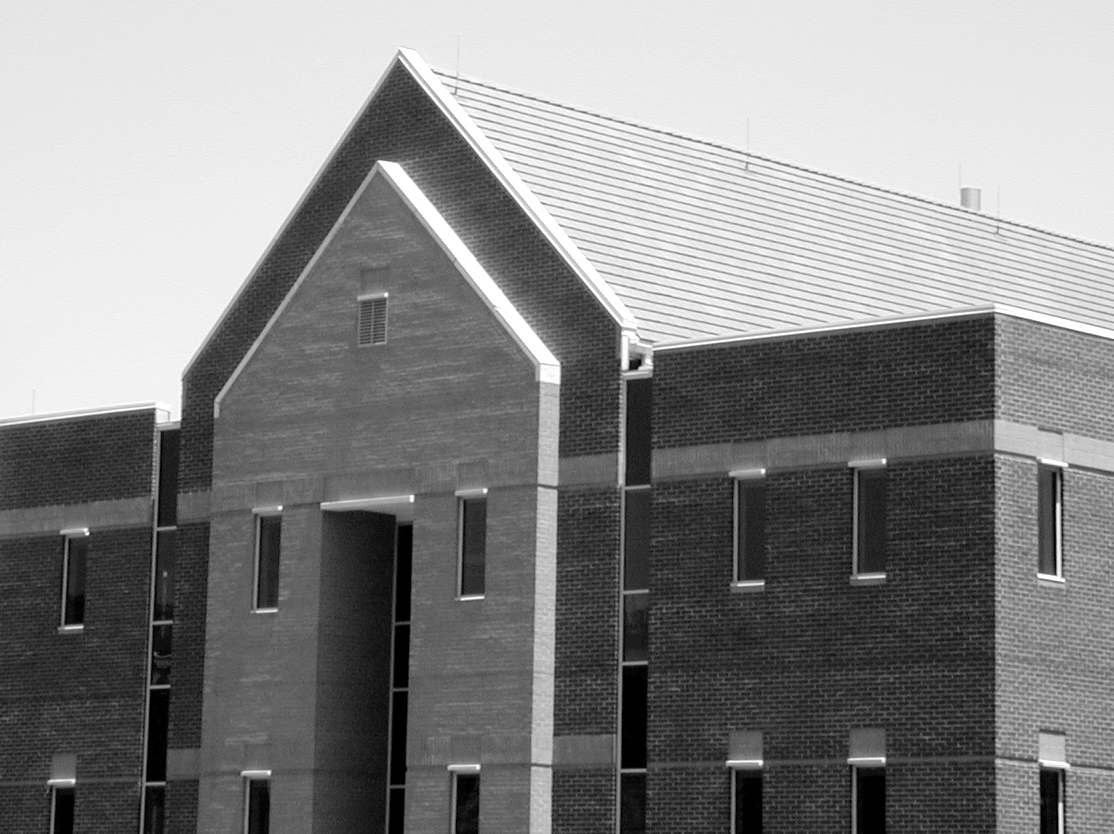
#> input picture Yr4/Sem2/CG/VCPI/Aulas/Aula3/Images/Building.png, 1114 x 834 px, found by its file name
$ jupyter execute ImageSegmentation.ipynb   (older library calls are emulated)
#> lines starting #> are read from the running program, lines starting #| are printed output that depends on the picture; after the words box and inside, x2 and y2 are one past the last pixel; in counts of white or black regions, pixels touching at a corner belong together
# Image Segmentation with OpenCV

[cell 1]
import cv2
# to install cv2 use: pip install opencv-python
import math
import matplotlib.pyplot as plt
import numpy as np

## Contents

* Fundamental Edge Detection
* Canny Algorithm
* Hough Transform
* Thresholding

### Fundamental Edge Detection

[cell 2]
fname = 'Images/building.png'
img = cv2.imread(fname,cv2.IMREAD_GRAYSCALE)
#> img is the input picture: shape (834, 1114); min 0, max 255, mean 133.3
W,H=img.shape
#> W = 834; H = 1114
print(img.shape)
#| (834, 1114)
ratio=H/W
#> ratio = 1.34
fig = plt.figure(figsize=(8,8*ratio))
plt.imshow(img, cmap='gray')

[cell 3]
# Sobel operators

sobelx = cv2.Sobel(img,cv2.CV_64F,1,0,ksize=5)
sobely = cv2.Sobel(img,cv2.CV_64F,0,1,ksize=5)

sobel_mag = np.sqrt(np.power(sobelx,2)+np.power(sobely,2))

fig = plt.figure(figsize=(10,8))
plt.subplot(2,2,1),plt.imshow(img,cmap = 'gray')
plt.title('Original'), plt.xticks([]), plt.yticks([])
plt.subplot(2,2,2),plt.imshow(sobel_mag,cmap = 'gray')
plt.title('Sobel: Magnitude'), plt.xticks([]), plt.yticks([])
plt.subplot(2,2,3),plt.imshow(np.abs(sobelx),cmap = 'gray')
plt.title('Sobel X: Absolute'), plt.xticks([]), plt.yticks([])
plt.subplot(2,2,4),plt.imshow(np.abs(sobely),cmap = 'gray')
plt.title('Sobel Y: Absolute'), plt.xticks([]), plt.yticks([])

[cell 4]
# Sobel operators on smoothed Image

img_smooth = cv2.GaussianBlur (img, (9,9), 0)
sobelx = cv2.Sobel(img_smooth,cv2.CV_64F,1,0,ksize=5)
sobely = cv2.Sobel(img_smooth,cv2.CV_64F,0,1,ksize=5)

sobel_mag = np.sqrt(np.power(sobelx,2)+np.power(sobely,2))

fig = plt.figure(figsize=(10,8))
plt.subplot(2,2,1),plt.imshow(img_smooth,cmap = 'gray')
plt.title('Smoothed Image'), plt.xticks([]), plt.yticks([])
plt.subplot(2,2,2),plt.imshow(sobel_mag,cmap = 'gray')
plt.title('Sobel: Magnitude'), plt.xticks([]), plt.yticks([])
plt.subplot(2,2,3),plt.imshow(np.abs(sobelx),cmap = 'gray')
plt.title('Sobel X: Absolute'), plt.xticks([]), plt.yticks([])
plt.subplot(2,2,4),plt.imshow(np.abs(sobely),cmap = 'gray')
plt.title('Sobel Y: Absolute'), plt.xticks([]), plt.yticks([])

[cell 5]
# Thresholding the gradient
ret,thresh1 = cv2.threshold(sobel_mag,755,255,cv2.THRESH_BINARY)
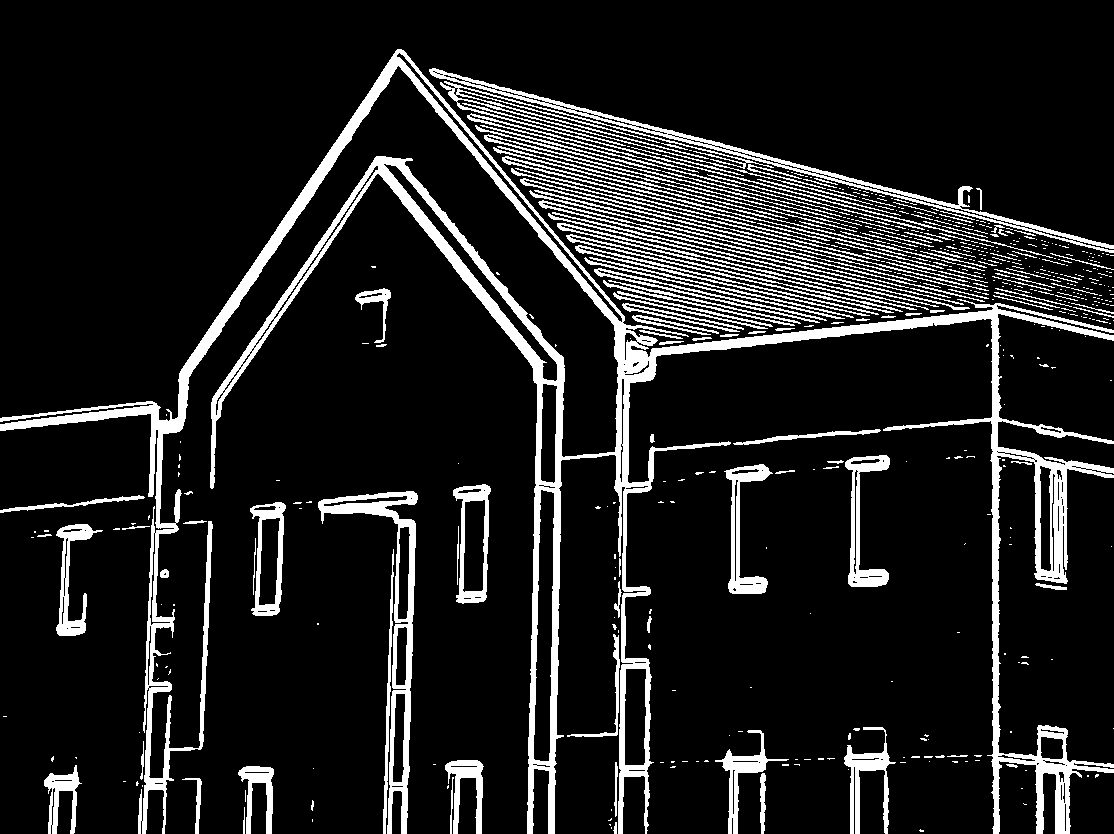
#> thresh1: shape (834, 1114) float64; 12.4% white; 579 white regions (425 under 20 px), largest, box (x1, y1, x2, y2) and area: (0, 49, 1114, 834) 53147, (318, 491, 418, 834) 4947, (429, 68, 1114, 253) 4756
plt.imshow(thresh1,cmap = 'gray')
plt.title('Sobel : Magnitude Thresholded'), plt.xticks([]), plt.yticks([])

[cell 6]
# A more difficult image
fname = 'Images/HeadCT.png'
img = cv2.imread(fname,cv2.IMREAD_GRAYSCALE)
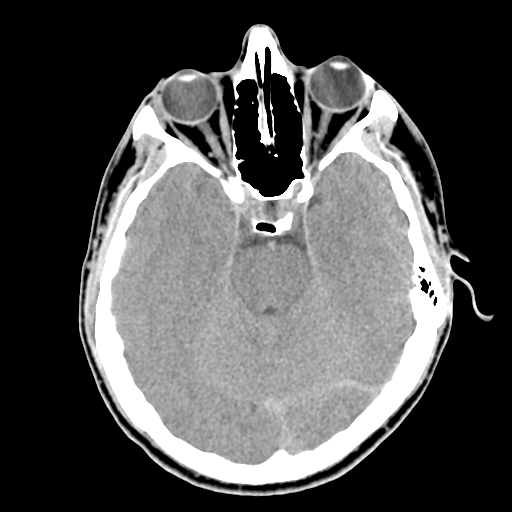
#> input picture Yr4/Sem2/CG/VCPI/Aulas/Aula3/Images/HeadCT.png, 512 x 512 px
#> img is the input picture: shape (512, 512); min 0, max 255, mean 80.4
# Sobel operators on smoothed Image

img_smooth = cv2.GaussianBlur (img, (7,7), 0)
#> img_smooth: shape (512, 512)
sobelx = cv2.Sobel(img_smooth,cv2.CV_64F,1,0,ksize=5)
#> sobelx: shape (512, 512) float64
sobely = cv2.Sobel(img_smooth,cv2.CV_64F,0,1,ksize=5)
#> sobely: shape (512, 512) float64

sobel_mag = np.sqrt(np.power(sobelx,2)+np.power(sobely,2))
#> sobel_mag: shape (512, 512) float64

fig = plt.figure(figsize=(10,8))
plt.subplot(2,2,1),plt.imshow(img_smooth,cmap = 'gray')
plt.title('Smoothed Image'), plt.xticks([]), plt.yticks([])
plt.subplot(2,2,2),plt.imshow(sobel_mag,cmap = 'gray')
plt.title('Sobel: Magnitude'), plt.xticks([]), plt.yticks([])
plt.subplot(2,2,3),plt.imshow(np.abs(sobelx),cmap = 'gray')
plt.title('Sobel X: Absolute'), plt.xticks([]), plt.yticks([])
plt.subplot(2,2,4),plt.imshow(np.abs(sobely),cmap = 'gray')
plt.title('Sobel Y: Absolute'), plt.xticks([]), plt.yticks([])

### Canny Algorithm

[cell 7]
edges = cv2.Canny(img,100,200)
#> edges: shape (512, 512); 4.4% white in thin lines or dots, all inside (x1, y1, x2, y2) = (78, 24, 494, 496)

fig = plt.figure(figsize=(24,8))
plt.subplot(1,3,1),plt.imshow(img,cmap = 'gray')
plt.title('Original'), plt.xticks([]), plt.yticks([])
plt.subplot(1,3,2),plt.imshow(sobel_mag,cmap = 'gray')
plt.title('Sobel: Magnitude'), plt.xticks([]), plt.yticks([])
plt.subplot(1,3,3),plt.imshow(edges,cmap = 'gray')
plt.title('Canny'), plt.xticks([]), plt.yticks([])

### Hough Transform

[cell 8]
fname = 'Images/airport.png'
img = cv2.imread(fname,cv2.IMREAD_GRAYSCALE)
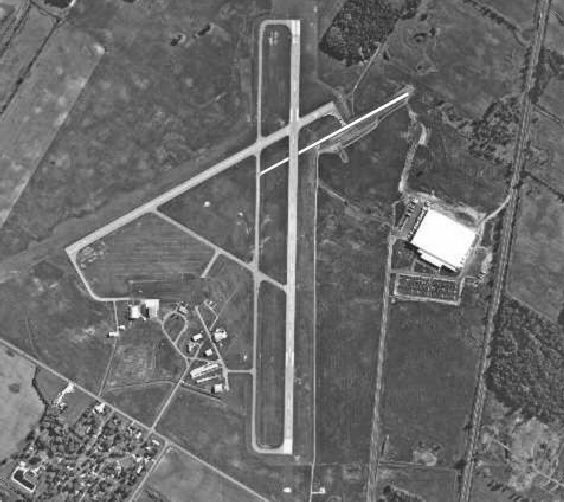
#> input picture Yr4/Sem2/CG/VCPI/Aulas/Aula3/Images/Airport.png, 564 x 502 px, found by its file name
#> img is the input picture: shape (502, 564); min 19, max 255, mean 106.4

edges = cv2.Canny(img,100,200)
#> edges: shape (502, 564); 10.2% white in thin lines or dots
# HoughLines(image, rho_resolution, theta_resolution, how many pixels for a line)
lines = cv2.HoughLines(edges, 1, np.pi / 180, 200)
#> lines = [[313, 0], [248, 1.06], [540, 0.157], [315, 0], [259, 0.0175], [262, 0.0175], [290, 2.11], [300, 0.0175]]

# Draw the lines
img_dst = cv2.cvtColor(img, cv2.COLOR_GRAY2BGR)
if lines is not None:
    for i in range(0, len(lines)):
        rho = lines[i][0][0]
        theta = lines[i][0][1]
        a = math.cos(theta)
        b = math.sin(theta)
        x0 = a * rho
        y0 = b * rho
        pt1 = (int(x0 + 1000*(-b)), int(y0 + 1000*(a)))
        pt2 = (int(x0 - 1000*(-b)), int(y0 - 1000*(a)))
        cv2.line(img_dst, pt1, pt2, (255,0,0), 3, cv2.LINE_AA)
#> this loop made 8 passes
#> (rho, theta, a, b, x0, y0, pt1, pt2) on passes 1 to 8: (313, 0, 1, 0, 313, 0, (313, 1000), (313, -1000)), (248, 1.06, 0.485, 0.875, 120.2, 216.9, (-754, 701), (994, -267)), (540, 0.157, 0.988, 0.156, 533.4, 84.47, (376, 1072), (689, -903)), (315, 0, 1, 0, 315, 0, (315, 1000), (315, -1000)), (259, 0.0175, 1, 0.0175, 259, 4.52, (241, 1004), (276, -995)), (262, 0.0175, 1, 0.0175, 262, 4.57, (244, 1004), (279, -995)), (290, 2.11, -0.515, 0.857, -149.4, 248.6, (-1006, -266), (707, 763)), (300, 0.0175, 1, 0.0175, 300, 5.24, (282, 1005), (317, -994))
#> img_dst: shape (502, 564, 3); 7.87% of pixels changed, all inside (x1, y1, x2, y2) = (0, 0, 551, 502)

fig = plt.figure(figsize=(24,8))
plt.subplot(1,3,1),plt.imshow(img,cmap = 'gray')
plt.title('Original'), plt.xticks([]), plt.yticks([])
plt.subplot(1,3,2),plt.imshow(edges,cmap = 'gray')
plt.title('Canny edges'), plt.xticks([]), plt.yticks([])
plt.subplot(1,3,3),plt.imshow(img_dst,cmap = 'gray')
plt.title('Hough: detected lines'), plt.xticks([]), plt.yticks([])
#> figure, not shown here; B, G, R data is drawn as R, G, B

[cell 9]
fname = 'Images/microscope.png'
img = cv2.imread(fname,cv2.IMREAD_GRAYSCALE)
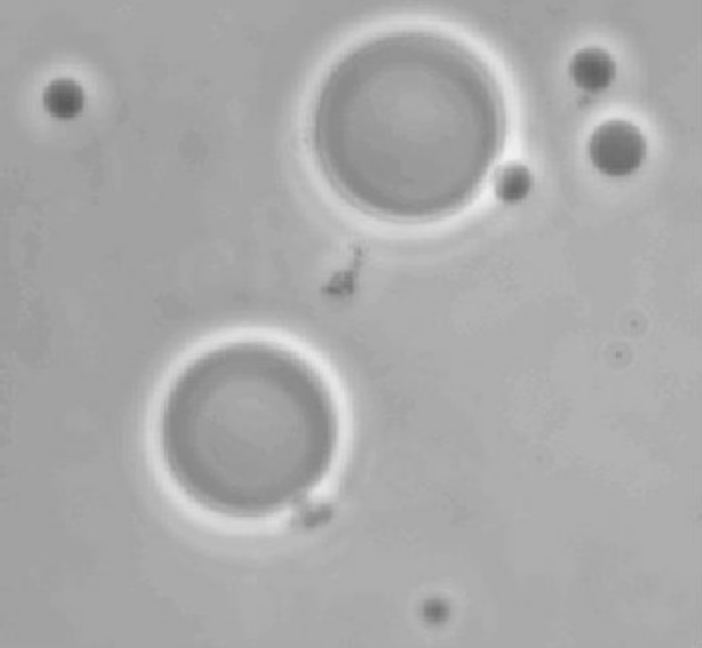
#> input picture Yr4/Sem2/CG/VCPI/Aulas/Aula3/Images/Microscope.png, 702 x 648 px, found by its file name
#> img is the input picture: shape (648, 702); min 90, max 241, mean 169.6
# HoughCircles(image, method, resolution, min distance between centers,
#              param1 : Canny upper threshold
#              param2 : how many pixels for a circle)
circles = cv2.HoughCircles(img, cv2.HOUGH_GRADIENT, 1, 30,
                               param1=75, param2=25,
                               minRadius=1, maxRadius=150)
#> circles = [[250.5, 429.5, 87.5], [409.5, 130.5, 94.9], [617.5, 149.5, 28], [62.5, 98.5, 20.4], [591.5, 68.5, 21], [511.5, 182.5, 17.4]]

# Draw the lines
img_dst = cv2.cvtColor(img, cv2.COLOR_GRAY2BGR)
if circles is not None:
    circles = np.uint16(np.around(circles))
#> circles = [[250, 430, 88], [410, 130, 95], [618, 150, 28], [62, 98, 20], [592, 68, 21], [512, 182, 17]]
    for i in circles[0, :]:
        center = (i[0], i[1])
        # circle center
        #cv.circle(img_dst, center, 1, (0, 100, 100), 3)
        # circle outline
        radius = i[2]
        cv2.circle(img_dst, center, radius, (255, 0, 0), 3)
#> this loop made 6 passes
#> img_dst: shape (648, 702, 3)

fig = plt.figure(figsize=(20,10))
plt.subplot(1,2,1),plt.imshow(img,cmap = 'gray')
plt.title('Original'), plt.xticks([]), plt.yticks([])
plt.subplot(1,2,2),plt.imshow(img_dst,cmap = 'gray')
plt.title('Hough: detected circles'), plt.xticks([]), plt.yticks([])
#> figure, not shown here; B, G, R data is drawn as R, G, B

### Thresholding

[cell 10]
fname = 'Images/Yeast.png'
img = cv2.imread(fname,cv2.IMREAD_GRAYSCALE)
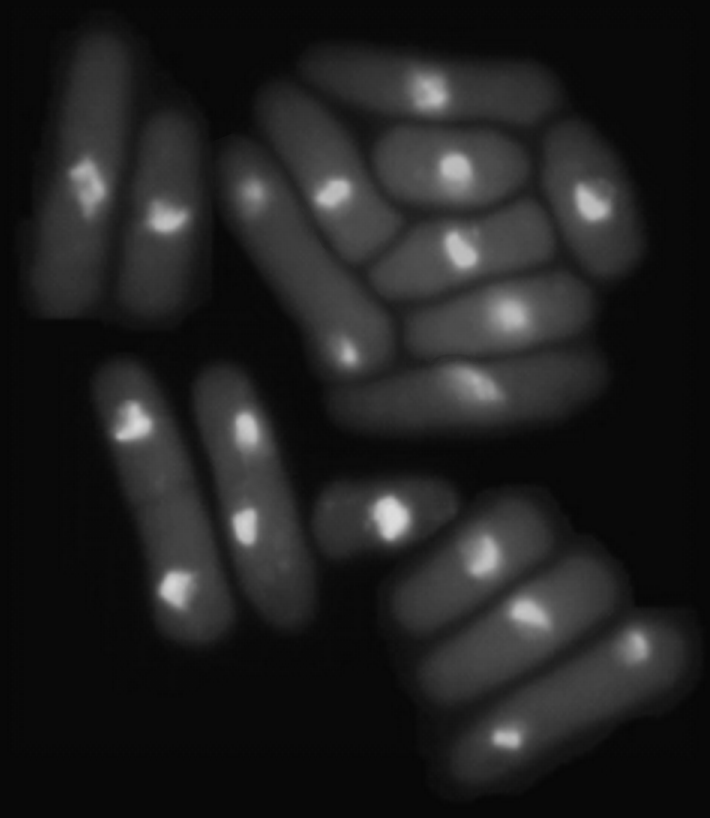
#> input picture Yr4/Sem2/CG/VCPI/Aulas/Aula3/Images/Yeast.png, 710 x 818 px
#> img is the input picture: shape (818, 710); min 6, max 222, mean 33.1

# histogram
hist = cv2.calcHist([img],[0],None,[256],[0,256])
#> hist = 256 values, max 131543 at index 9, min 0 at index 0, mean 2268.7

# Global
ret, Gthres = cv2.threshold(img,50,255,cv2.THRESH_BINARY)
#> Gthres: shape (818, 710); 26.3% white; 31 white regions (15 under 20 px), largest, box (x1, y1, x2, y2) and area: (371, 202, 583, 357) 21004, (108, 371, 223, 635) 13743, (231, 163, 389, 376) 12416

# Otsu thresholding
ret, Othres = cv2.threshold(img,0,255,cv2.THRESH_BINARY+cv2.THRESH_OTSU)
#> Othres: shape (818, 710); 32.9% white; 11 white regions (2 under 20 px), largest, box (x1, y1, x2, y2) and area: (228, 59, 588, 425) 83230, (397, 501, 613, 698) 23920, (104, 368, 230, 639) 16546
#> ret = 42

# Adaptive Thresholdinh
Athres = cv2.adaptiveThreshold(img,255,cv2.ADAPTIVE_THRESH_GAUSSIAN_C,\
            cv2.THRESH_BINARY,15,1)
#> Athres: shape (818, 710); 75.8% white; 9234 black regions (8341 under 20 px), largest, box (x1, y1, x2, y2) and area: (191, 81, 609, 401) 21095, (91, 363, 288, 638) 7447, (350, 472, 545, 611) 4889

fig = plt.figure(figsize=(12,24))
plt.subplot(3,2,1),plt.imshow(img,cmap = 'gray')
plt.title('Original'), plt.xticks([]), plt.yticks([])
plt.subplot(3,2,2),plt.plot(hist),plt.xlim([0,256])
plt.title('Histogram'), plt.xticks([]), plt.yticks([])
plt.subplot(3,2,3),plt.imshow(Gthres,cmap = 'gray')
plt.title('Global Thresholding'), plt.xticks([]), plt.yticks([])
plt.subplot(3,2,4),plt.imshow(Othres,cmap = 'gray')
plt.title('Otsu Thresholding'), plt.xticks([]), plt.yticks([])
plt.subplot(3,2,5),plt.imshow(Athres,cmap = 'gray')
plt.title('Adaptive Thresholding'), plt.xticks([]), plt.yticks([])

[cell 11]
# identify connected components

# apply connected component analysis to the thresholded image (8 connectivity)
numLabels, labels, stats, centroids = cv2.connectedComponentsWithStats(Gthres, 8, cv2.CV_32S)
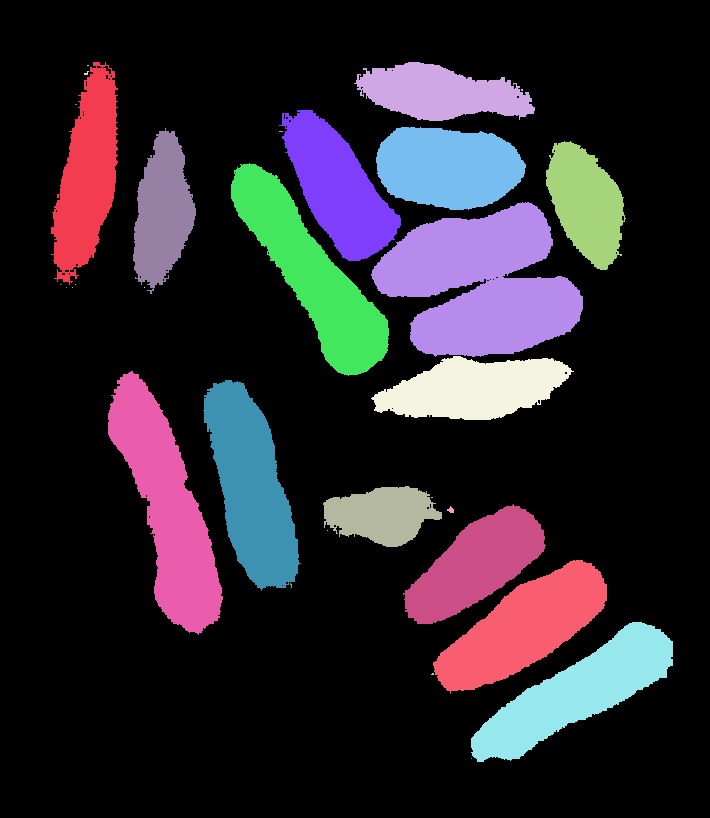
#> labels: shape (818, 710) int32; 32 distinct labels, from 0 to 31; one colour per label, 0 black
#> numLabels = 32; stats = 32 rows, first 6: [0, 0, 710, 818, 428190], [51, 62, 67, 223, 8943], [354, 62, 181, 59, 6902], [87, 65, 2, 1, 2], [84, 71, 5, 4, 11], [521, 89, 2, 2, 4]; centroids = 32 pairs, first value 60.5 to 585.8, second value 65 to 758

def cross (x,y):
    for cross_n in range (5):
        if cross_n == 0:
            xx = x
            yy = y
        elif cross_n == 1:
            xx = x -3
            yy = y
        elif cross_n == 2:
            xx = x +3
            yy = y
        elif cross_n == 3:
            xx = x
            yy = y -3
        elif cross_n == 4:
            xx = x
            yy = y +3
        for u in range (-1,2):
            for v in range (-1,2):
                labels[xx+u,yy+v] = 64
    return

print(labels.shape, '{', np.min(labels), ' ... ', np.max(labels), '}')
#> (printed output is left out)

for cen in centroids:
    cross (int(cen[1]), int(cen[0]))
#> this loop made 32 passes
#> cen on passes 1 to 12: [344.7, 422.4], [86.86, 175], [440.3, 92.47], [87.5, 65], [86, 72.91], [521.5, 89.5], [75.5, 104], [337.7, 187.4], [447.9, 166.9], [162, 211.5], [280.5, 131], [585.8, 202.8]


fig = plt.figure(figsize=(10,10))
plt.imshow((labels), cmap='gray')

[cell 12]
fname = 'Images/Sudoku.png'
img = cv2.imread(fname,cv2.IMREAD_GRAYSCALE)
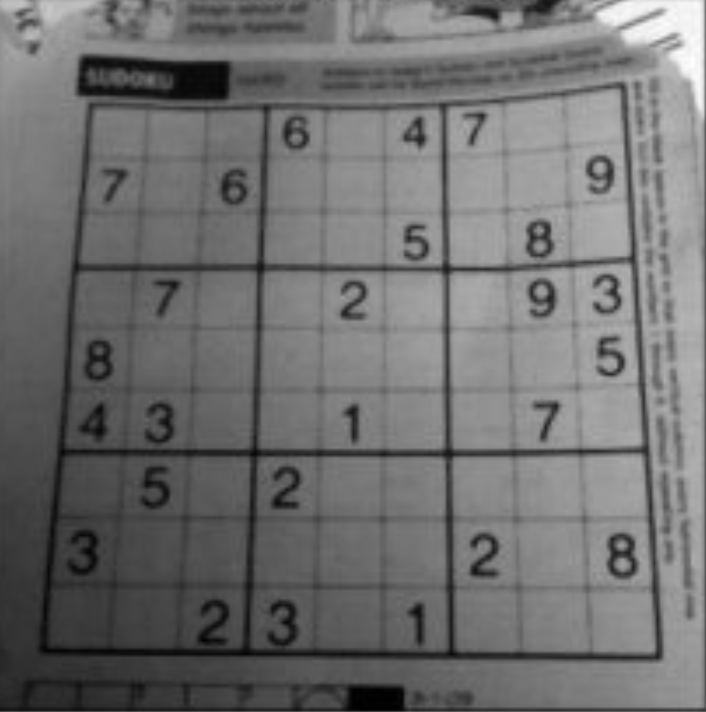
#> input picture Yr4/Sem2/CG/VCPI/Aulas/Aula3/Images/Sudoku.png, 706 x 712 px
#> img: shape (712, 706); min 0, max 255, mean 111.8

# histogram
hist = cv2.calcHist([img],[0],None,[256],[0,256])
#> hist = 256 values, max 5262 at index 117, min 4 at index 254, mean 1963.6

# Global
ret, Gthres = cv2.threshold(img,75,255,cv2.THRESH_BINARY)
#> Gthres: shape (712, 706); 80.7% white; 103 black regions (42 under 20 px), largest, box (x1, y1, x2, y2) and area: (0, 103, 706, 712) 80073, (77, 55, 233, 102) 5557, (82, 339, 114, 383) 1011

# Otsu thresholding
ret, Othres = cv2.threshold(img,0,255,cv2.THRESH_BINARY+cv2.THRESH_OTSU)
#> Othres: shape (712, 706); 56.9% white; 104 black regions (53 under 20 px), largest, box (x1, y1, x2, y2) and area: (0, 54, 706, 712) 197668, (178, 0, 311, 43) 4419, (433, 0, 567, 29) 2027
#> ret = 107

# Adaptive Thresholdinh
athres = cv2.adaptiveThreshold(img,255,cv2.ADAPTIVE_THRESH_GAUSSIAN_C,\
            cv2.THRESH_BINARY,11,2)
#> athres: shape (712, 706); 82.3% white; 1784 black regions (1468 under 20 px), largest, box (x1, y1, x2, y2) and area: (39, 81, 663, 662) 25698, (0, 0, 706, 711) 4555, (75, 54, 233, 100) 3001

fig = plt.figure(figsize=(12,18))
plt.subplot(3,2,1),plt.imshow(img,cmap = 'gray')
plt.title('Original'), plt.xticks([]), plt.yticks([])
plt.subplot(3,2,2),plt.plot(hist),plt.xlim([0,256])
plt.title('Histogram'), plt.xticks([]), plt.yticks([])
plt.subplot(3,2,3),plt.imshow(Gthres,cmap = 'gray')
plt.title('Global Thresholding'), plt.xticks([]), plt.yticks([])
plt.subplot(3,2,4),plt.imshow(Othres,cmap = 'gray')
plt.title('Otsu Thresholding'), plt.xticks([]), plt.yticks([])
plt.subplot(3,2,5),plt.imshow(athres,cmap = 'gray')
plt.title('Adaptive Thresholding'), plt.xticks([]), plt.yticks([])
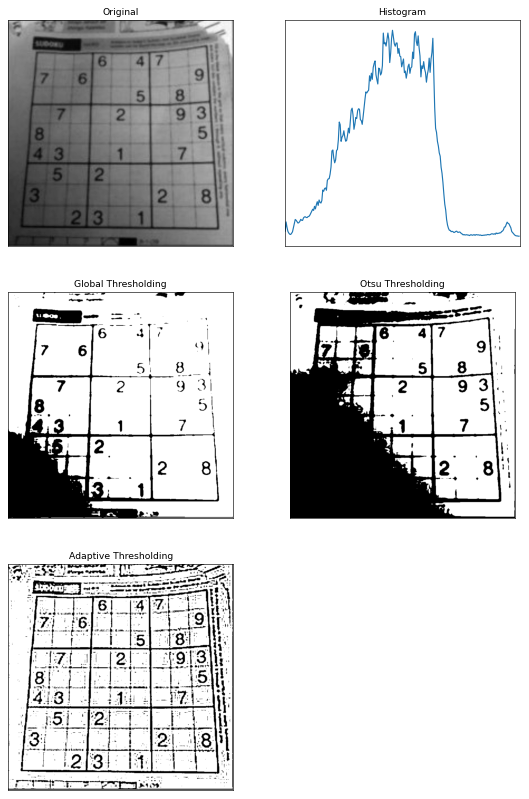
#> figure drawn by matplotlib, 5 panels
